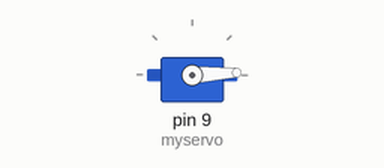
A sketch run on a simulated Arduino Uno, built with avr-gcc and run on an emulated ATmega328P. Shown: servo.

Above: at 0.05 s.
At 1.3 s:
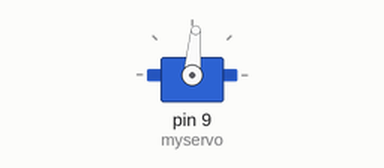
At 2.6 s:
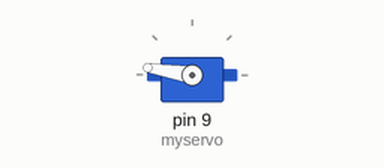
At 5.2 s:
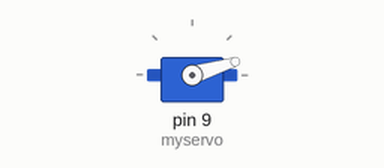
Timing chart, 0 to 7.1 s (numbered marks = the images above):
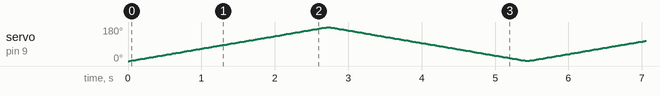

The sketch:

Speed.ino
```cpp
#include <Servo.h>

Servo myservo;

void setup()
{
  myservo.attach(9);
}

void loop()
{
  for(int i = 0; i < 180; i += 1)
  {
    myservo.write(i);
    delay(15);
  }
  for(int i = 180; i>=1; i-=1)
  {
    myservo.write(i);
    delay(15);
  }
}
```
